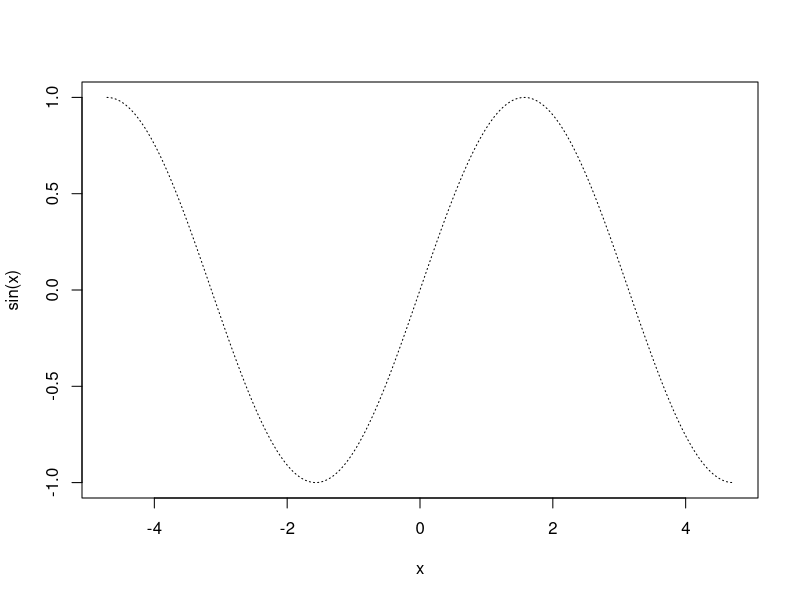
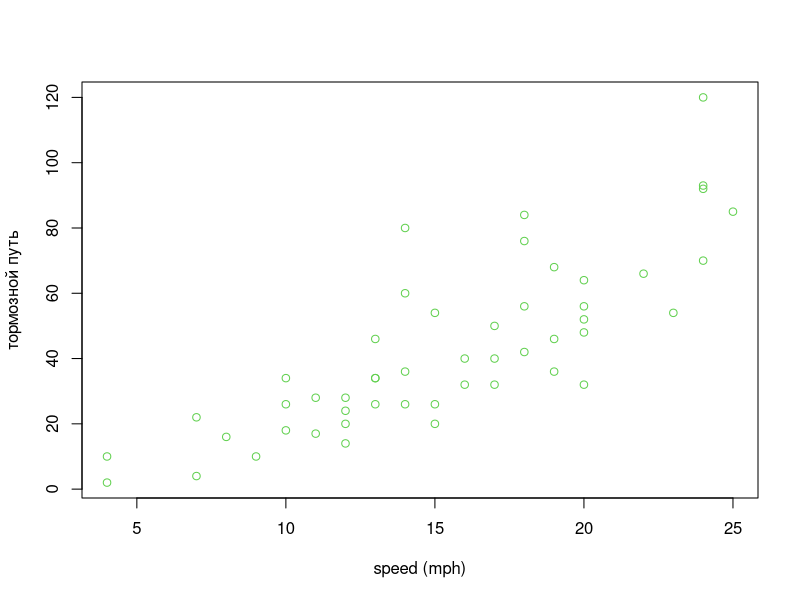
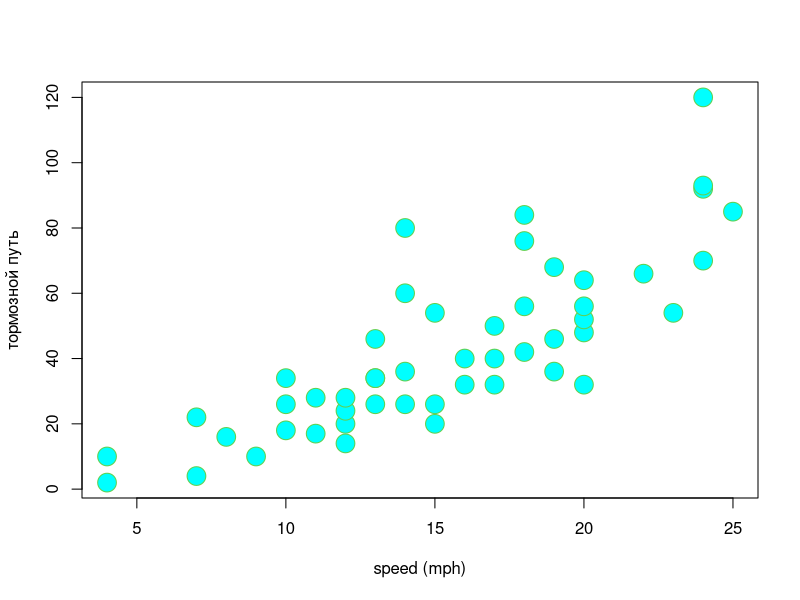
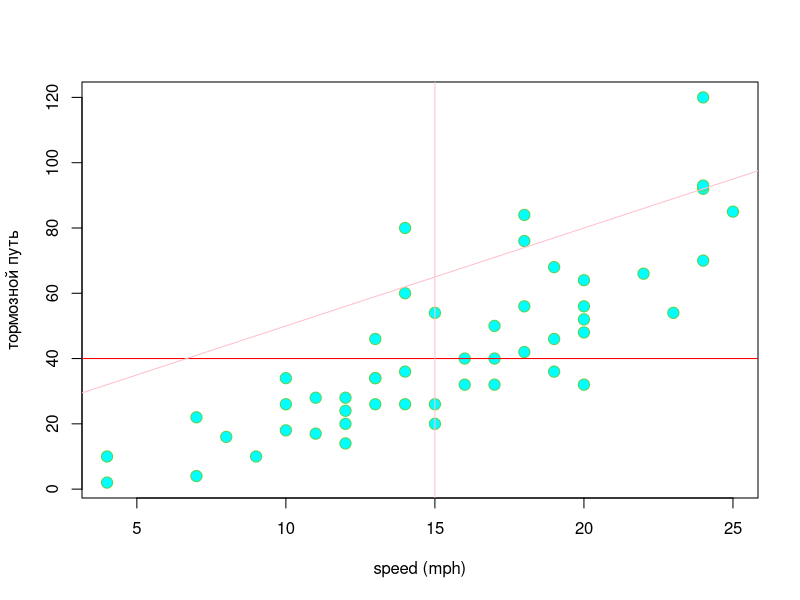
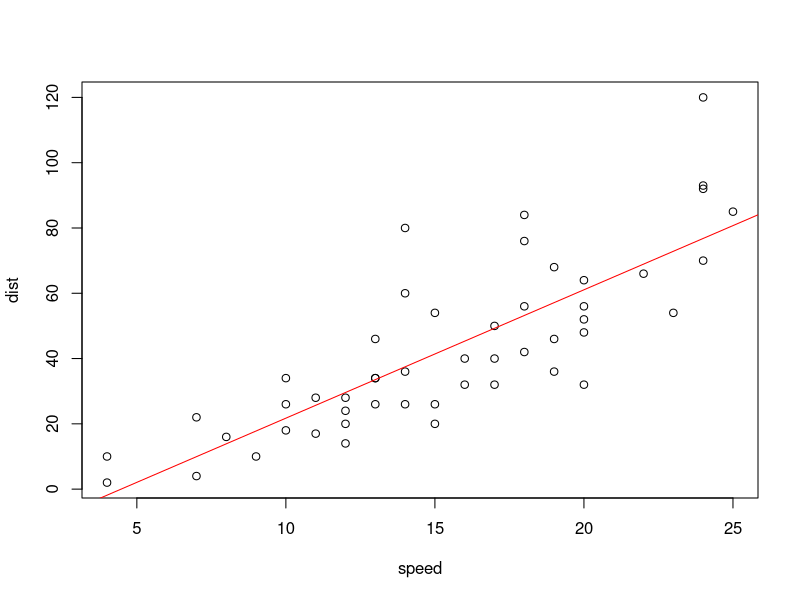
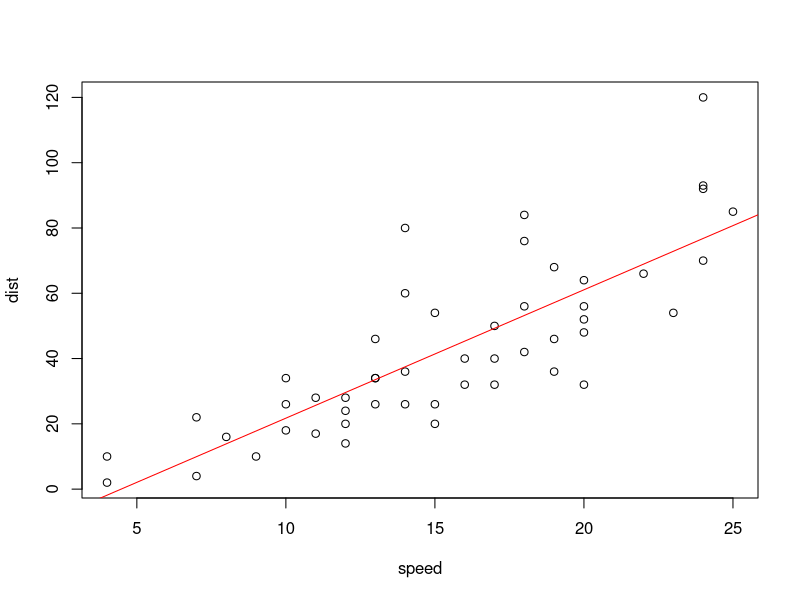
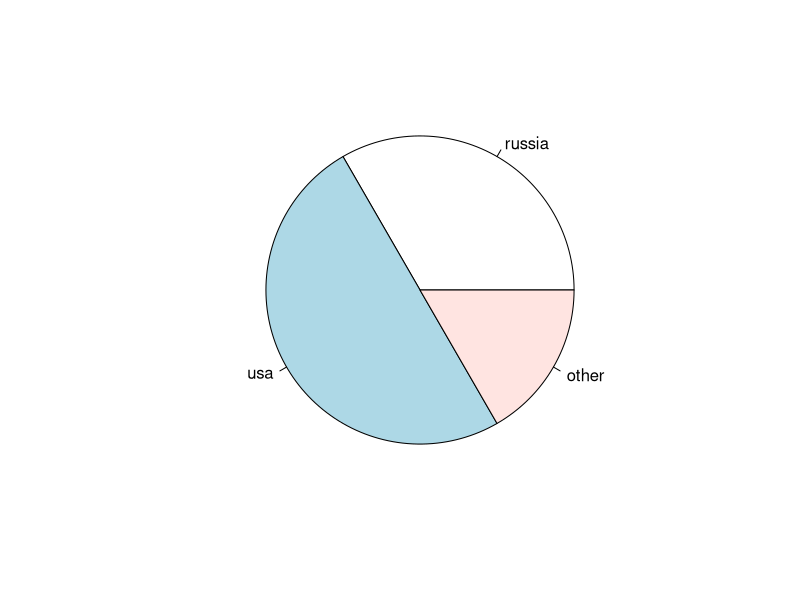

Here is the R script that generated these plots, in order:
## ---- chunk 1
curve(sin(x) , from = -pi*1.5 , to=pi*1.5,n=200,type = "l",lty=3,bg="cyan")
## ---- chunk 2
head(cars)
## ---- chunk 3
plot(x=cars$speed,y=cars$dist,xlab = "speed (mph)",ylab = "тормозной путь",col=3 )
## ---- chunk 4
plot(dist~speed, data=cars,xlab = "speed (mph)",ylab = "тормозной путь",col=3,pch=21,bg="cyan",cex=2.5 )
## ---- chunk 5
plot(dist~speed, data=cars,xlab = "speed (mph)",ylab = "тормозной путь",col=3,pch=21,bg="cyan",cex=1.5 )
abline(h=40,col="red" ) # гориз
abline(v=15,col="pink" ) # верт
abline(a=20,b=3,col="pink" ) # накл
## ---- chunk 6
model1 <- lm(dist~speed,data=cars)
model1
## ---- chunk 7
str(model1)
## ---- chunk 8
line_coef <- coef(model1)
## ---- chunk 9
plot(dist~speed,data=cars)
abline(a=line_coef[1],b=line_coef[2],col="red")
## ---- chunk 10
plot(dist~speed,data=cars)
abline(coef= coef(model1),col="red")
## ---- chunk 11
pie(c(russia=200, usa=300, other=100))
## ---- chunk 12

df1=data.frame(
  name=c("Вася","Коля","Петя"),
  height=c(169,180,210)
,stringsAsFactors = F)
df1

## ---- chunk 13

str(df1)

## ---- chunk 14
install.packages("tidyverse")

## ---- chunk 15
library(tidyverse)
tidyverse_packages()
## ---- chunk 16
library(readxl)
## ---- chunk 17
prod=read_xlsx("prod.xlsx",sheet = "sep")
## ---- chunk 18
str(prod)
## ---- chunk 19

prod$total = prod$price*prod$amount
prod

## ---- chunk 20
prod[2,4]
## ---- chunk 21
prod[2,]
## ---- chunk 22
prod[,2]
## ---- chunk 23
prod[,"price"]
## ---- chunk 24
prod$amount
## ---- chunk 25
prod["price"]
## ---- chunk 26
prod[["price"]]
## ---- chunk 27
prod[-2]
## ---- chunk 28
prod[c(2,3)]
## ---- chunk 29
head(mtcars,4)
## ---- chunk 30
tail(mtcars,4)
## ---- chunk 31
mtcars$am==0
## ---- chunk 32
which(mtcars$am==0)
## ---- chunk 33
mtcars[which(mtcars$am==0),]
## ---- chunk 34
mtcars[mtcars$am==0,]
## ---- chunk 35
mtcars[mtcars$am==0& (mtcars$hp>200), ]
## ---- chunk 36
mtcars[mtcars$am==0 |mtcars$hp>200, ]
## ---- chunk 37
mtcars[!(mtcars$am==0 |mtcars$hp>200), ]
## ---- chunk 38
library(dplyr)

## ---- chunk 39

filter(mtcars, am==0 & hp>200)
## ---- chunk 40

filter(mtcars, am==0 |  hp>200)
## ---- chunk 41

arrange(filter(mtcars, am==0 |  hp>200),mpg)
## ---- chunk 42

slice(arrange(filter(mtcars, am==0 |  hp>200),desc(mpg) ),1:9)
## ---- chunk 43
mtcars %>%
  filter( am==0 |  hp>200) %>%
  arrange(desc(mpg) ) %>%
  slice(1:9) %>% 
  select(mpg,hp,am,disp)
